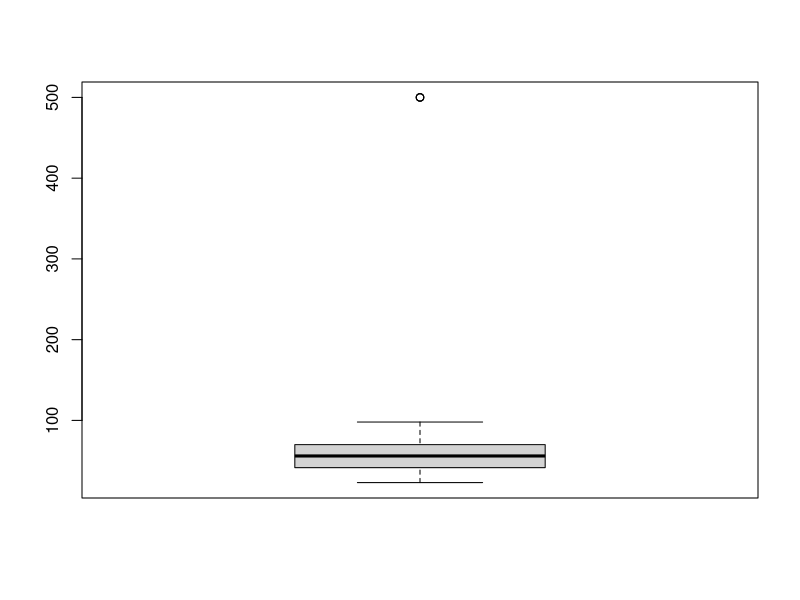
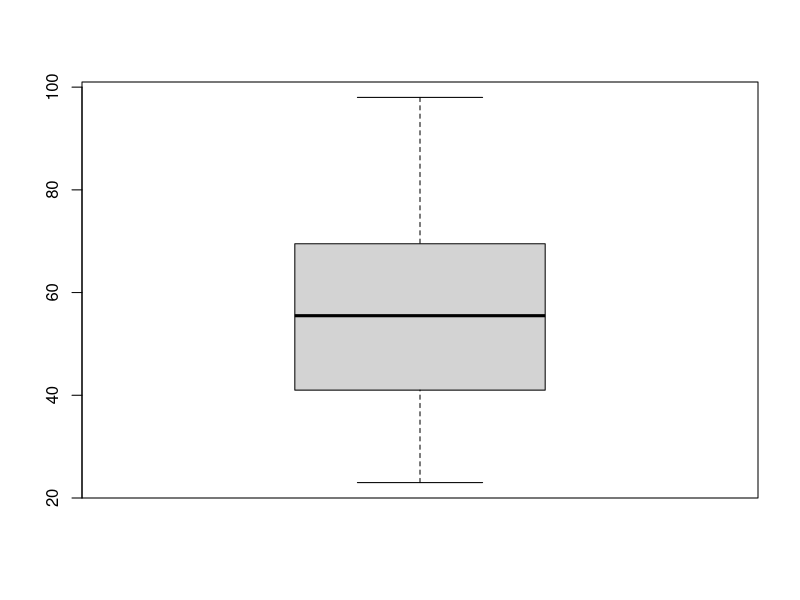
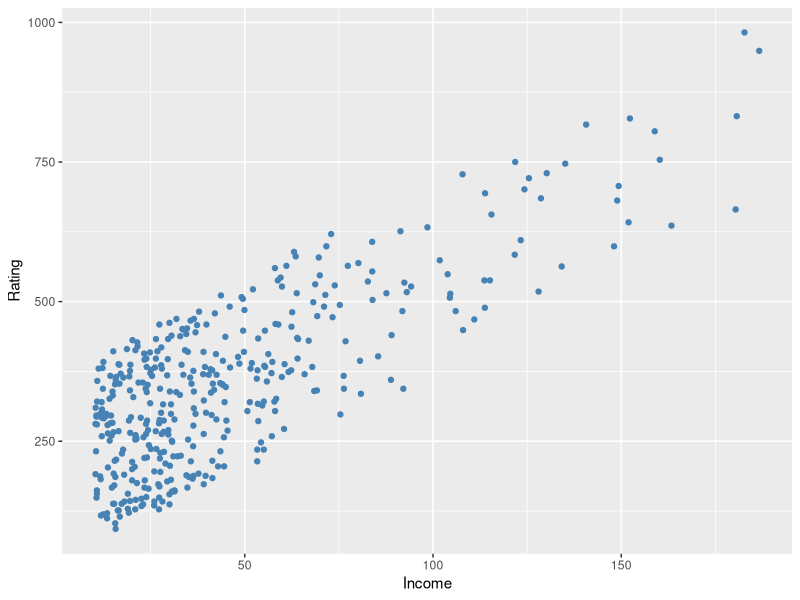

Write R code to recreate these figures, in order.
## ---- chunk 1
knitr::opts_chunk$set(echo = TRUE, warning = FALSE, message = FALSE)
## ---- chunk 2
# Load tidyverse package
library(tidyverse)

# Import our data and save it as datafile
datafile <- read_csv("survey.csv")
## ---- chunk 3
# View the first five rows with head()
# head(filename, n) shows the first n lines of the data file
head(datafile, 6)
## ---- chunk 4
# Check the structure of the variables in the dataset by using str() function
str(datafile)
## ---- chunk 5
# When we check the structure of the data, we see that some of the variables are stored as characters instead of categorical variables. We will set the correct measurement levels for those variables by using as.factor() function.
datafile$Gender <- as.factor(datafile$Gender)
## ---- chunk 6
# In order to change the data types of multiple columns, we will use lapply() function together with as.factor(). lapply() function is very useful for performing operations on list objects such as columns of a dataframe.

# lapply(vector, function)

# Set the correct measurement levels for Gender, Handedness, Exercise and Smoke using lapply() and as.factor() functions

# First generate a vector to keep the column names
columns <- c("Gender", "Handedness", "Exercise", "Smoke")

# Set the correct measurement levels or data types
datafile[columns] <- lapply(datafile[columns], as.factor)
## ---- chunk 7
# Check levels of the Gender column
levels(datafile$Gender)
## ---- chunk 8
# Replace female with Female
# (1) Find the indices of rows with "female" value
( index_female <- which(datafile$Gender == "female") )
## ---- chunk 9
# (2) Replace those entries with "Female"
datafile$Gender[index_female] = "Female"
## ---- chunk 10
# Replace male with Male
# (1) Find the indices of rows with "male" value
( index_male <- which(datafile$Gender == "male") )
## ---- chunk 11
# (2) Replace those entries with "Male"
datafile$Gender[index_male] = "Male"
## ---- chunk 12
# Check levels of the Gender column again
levels(datafile$Gender)
## ---- chunk 13
# Although we corrected the entry errors in the Gender column, the levels did not change. Hence, we should update the factor levels by using factor() function.

# Update the levels
datafile$Gender <- factor(datafile$Gender)
## ---- chunk 14
# Check the summary of the data file
summary(datafile)
## ---- chunk 15
# Find the average pulse 
mean(datafile$Pulse)
## ---- chunk 16
# Remove records with missing values and assign it to datafile_new
datafile_new <- na.omit(datafile)
## ---- chunk 17
# Calculate the number of records removed from the data
nrow(datafile) - nrow(datafile_new)
## ---- chunk 18
# Find the average of Pulse by excluding the missing values
avg_pulse <- mean(datafile$Pulse, na.rm = T) 
            # na.rm: whether or not to remove NA values from the calculation
print(avg_pulse)
## ---- chunk 19
# Find the average of Height by excluding the missing values
avg_height <- mean(datafile$Height, na.rm = T)

print(avg_height)
## ---- chunk 20
# Replace records with missing values
datafile_replace <- replace_na(datafile, list(Pulse = avg_pulse, Height = avg_height))

#  Remove records with missing values and assign the redacted dataset to datafile_removed
datafile_removed <- na.omit(datafile_replace)

# Calculate the number of records removed from the data
nrow(datafile) - nrow(datafile_removed)
## ---- chunk 21
# Load tidyverse package
library(tidyverse)

# Import the data and save it as crdata
crdata <- read_csv("Credit.csv")
## ---- chunk 22
# View the first four rows with head()
head(crdata, 4)  

# Check the structure of the variables in the dataset by using str() function
str(crdata)

# Check the summary of the dataset
summary(crdata)

# Update the data types if necessary
## ---- chunk 23
# outliner in the Age column of crdata
boxplot(crdata$Age)
## ---- chunk 24
# Find the indices of records with age >= 100 and assign these indices to outliers
outliers <- which(crdata$Age>=100)  

# Print data records with outliers 
print(crdata[outliers,])
## ---- chunk 25
# dataframe[-rowindex,]
## ---- chunk 26
# Remove data records with age >= 100 
crdata <- crdata[-outliers,]

# check the boxplot for Age column again
boxplot(crdata$Age)
## ---- chunk 27
# Find the average income by excluding the missing values
income_avg <- mean(crdata$Income, na.rm=TRUE)

#print average income
print(income_avg)
## ---- chunk 28
# Replace missing values in Income column with average income
crdata_replace <- replace_na(crdata, list(Income = income_avg))
## ---- chunk 29
# Remove records with missing values and assign it to crdata_removed
crdata_removed <- na.omit(crdata_replace)

# Check the summary of the dataset again
summary(crdata_removed)
## ---- chunk 30
# Calculate the number of removed records
nrow(crdata) - nrow(crdata_removed)
## ---- chunk 31
# ggplot(data, aes(x, y)) + <geom_function>()
## ---- chunk 32
# Use geom_point(color = "steelblue") to add a scatter plot with blue colour
ggplot(crdata_removed, aes(x = Income, y = Rating)) + geom_point(color= "steelblue")
